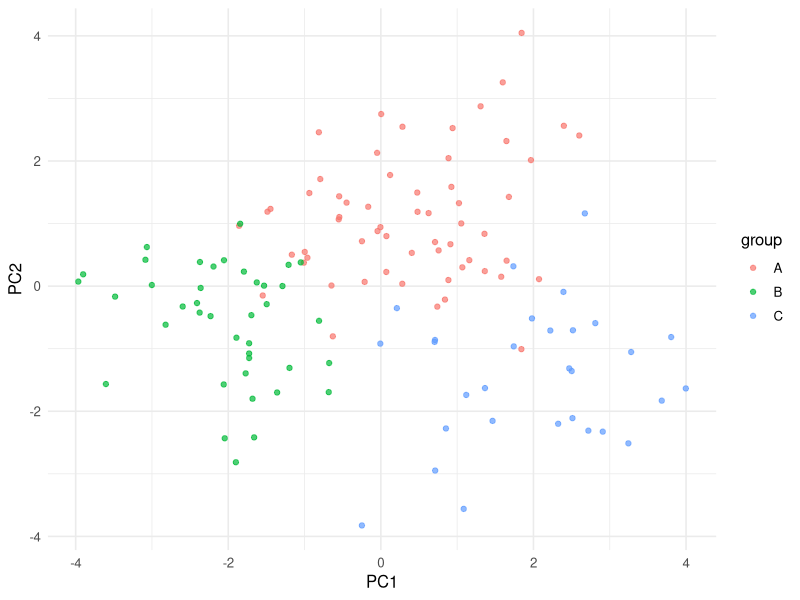
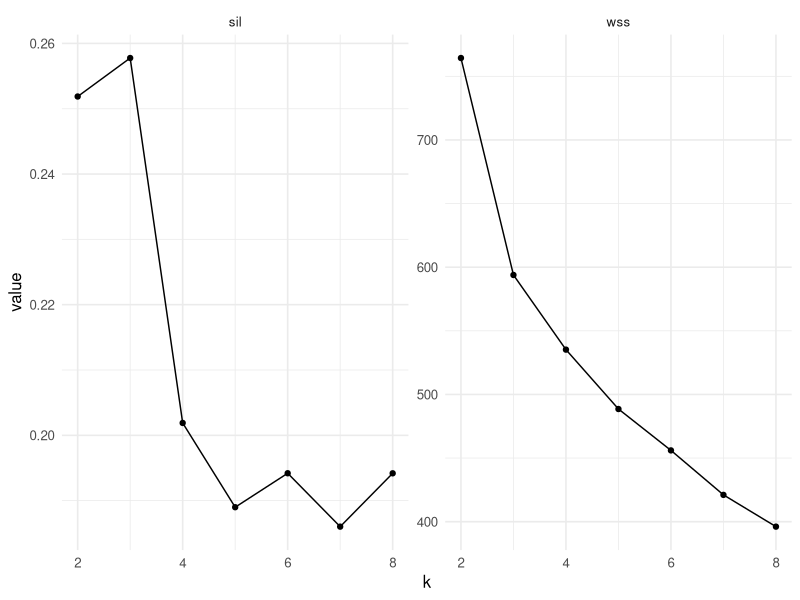
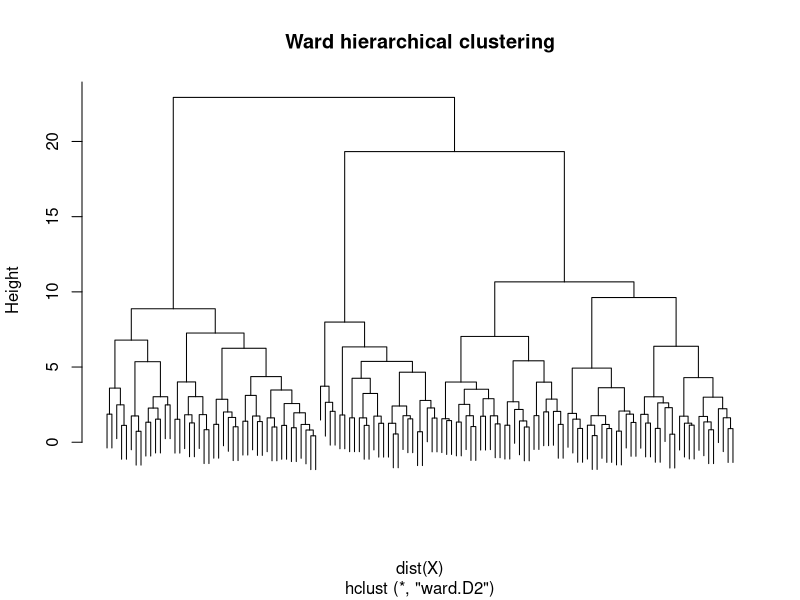

Recreate these plots in R, in order.
## ---- chunk 1
#| label: setup
library(tidyverse)
library(mclust)
library(cluster)
set.seed(42)
theme_set(theme_minimal(base_size = 12))
## ---- chunk 2
make_blob <- function(n, mu, sd = 1) matrix(rnorm(n * 5, 0, sd), n, 5) +
  rep(mu, each = n)
X <- rbind(
  make_blob(60, c(0, 0, 0, 0, 0)),
  make_blob(40, c(3, 0, 0, 0, 0)),
  make_blob(30, c(0, 3, 0, 0, 0))
)
true_lbl <- rep(c("A", "B", "C"), c(60, 40, 30))

pc <- prcomp(X)$x[, 1:2]
tibble(PC1 = pc[, 1], PC2 = pc[, 2], group = true_lbl) |>
  ggplot(aes(PC1, PC2, colour = group)) + geom_point(alpha = 0.7)
## ---- chunk 3
wss <- sapply(2:8, function(k) kmeans(X, centers = k, nstart = 10)$tot.withinss)
sil <- sapply(2:8, function(k) {
  km <- kmeans(X, centers = k, nstart = 10)
  mean(silhouette(km$cluster, dist(X))[, 3])
})
tibble(k = 2:8, wss = wss, sil = sil) |>
  pivot_longer(-k) |>
  ggplot(aes(k, value)) + geom_line() + geom_point() +
  facet_wrap(~ name, scales = "free_y")
## ---- chunk 4
hc <- hclust(dist(X), method = "ward.D2")
plot(hc, labels = FALSE, main = "Ward hierarchical clustering")
## ---- chunk 5
mc <- Mclust(X, G = 1:6)
summary(mc)
## ---- chunk 6
sessionInfo()
